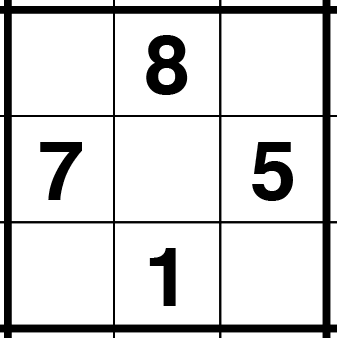
#> input picture sample_data/image01_c1.png, 337 x 338 px
$ jupyter execute main.ipynb
#> lines starting #> are read from the running program, lines starting #| are printed output that depends on the picture; after the words box and inside, x2 and y2 are one past the last pixel; in counts of white or black regions, pixels touching at a corner belong together
# インポート

[cell 1]
import cv2
import numpy as np
from matplotlib import pyplot as plt
import pytesseract

[cell 2]
image_path = "./sample_data/image01_c1.png"

img = cv2.imread(image_path)
#> img is the input picture: shape (338, 337, 3); min 0, max 255, mean 215.1
print("読み込んだ画像を表示")
plt.imshow(cv2.cvtColor(img, cv2.COLOR_BGR2RGB))

[cell 3]
gray = cv2.cvtColor(img,cv2.COLOR_BGR2GRAY)

edges = cv2.Canny(gray,50,150,apertureSize = 3)
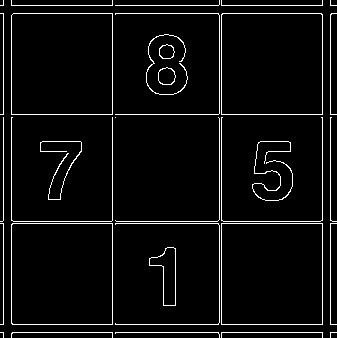
#> edges: shape (338, 337); 4.8% white in thin lines or dots
cv2.imwrite('./tmp/edges.jpg', edges)
plt.imshow(edges)

[cell 4]
lines = cv2.HoughLines(edges,1,np.pi/180,200)
#> lines = 14 rows, first 8: [3, 0], [112, 0], [221, 0], [322, 0], [330, 0], [5, 1.57], [114, 1.57], [223, 1.57]
for rho,theta in lines[0]:
    a = np.cos(theta)
    b = np.sin(theta)
    x0 = a*rho
    y0 = b*rho
    x1 = int(x0 + 1000*(-b))
    y1 = int(y0 + 1000*(a))
    x2 = int(x0 - 1000*(-b))
    y2 = int(y0 - 1000*(a))

    cv2.line(img,(x1,y1),(x2,y2),(0,0,255),2)
#> this loop made 1 pass
#> (rho, theta, a, b, x0, y0, x1, y1) on pass 1: (3, 0, 1, 0, 3, 0, 3, 1000)
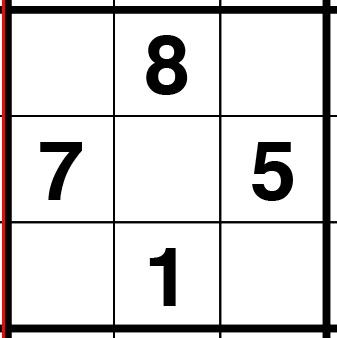
#> img: shape (338, 337, 3); 0.89% of pixels changed, all inside (x1, y1, x2, y2) = (2, 0, 5, 338)

cv2.imwrite('./tmp/houghlines.jpg',img)
plt.imshow(cv2.cvtColor(img, cv2.COLOR_BGR2RGB))

$ run again, with sample_data/image01.png copied over sample_data/image01_c1.png
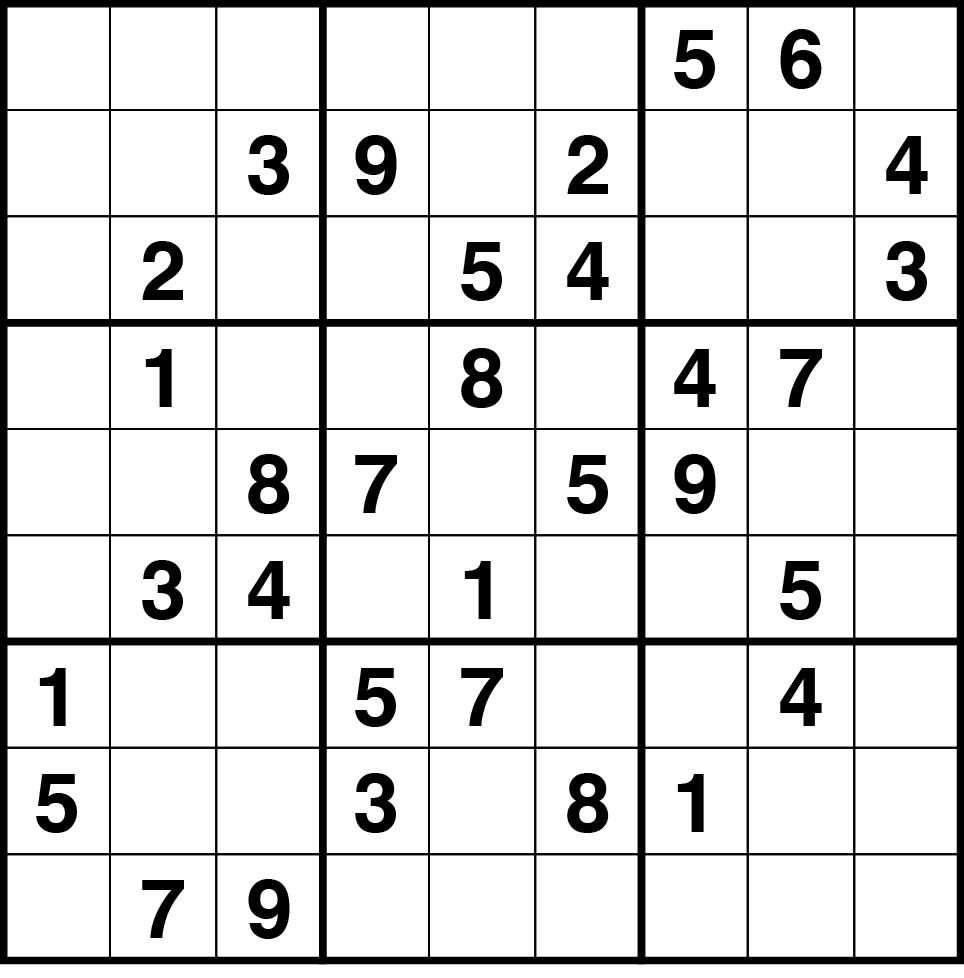
#> input picture sample_data/image01.png, 964 x 978 px
#> img is the input picture: shape (978, 964, 3); min 0, max 255, mean 221.6
#> `edges = cv2.Canny(gray,50,150,apertureSize = 3)`:
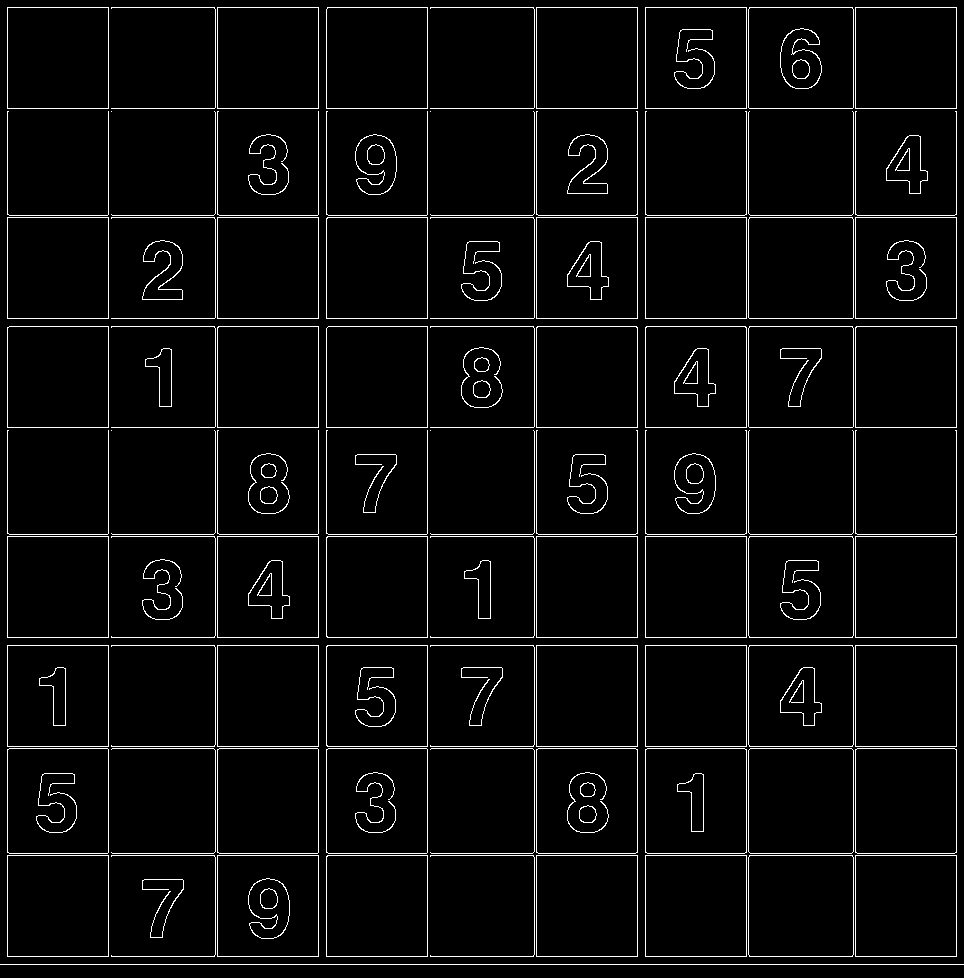
#> edges: shape (978, 964); 4.1% white in thin lines or dots
#> lines = 33 rows, first 8: [964, 1.57], [108, 0], [318, 0], [427, 0], [956, 0], [7, 0], [217, 0], [536, 0]
#> the loop `for rho,theta in lines[0]:` made 1 pass
#> (rho, theta, a, b, x0, y0, x1, y1) on pass 1: (964, 1.57, -4.37e-08, 1, -4.21e-05, 964, -1000, 963)
#> after the loop `for rho,theta in lines[0]:`:
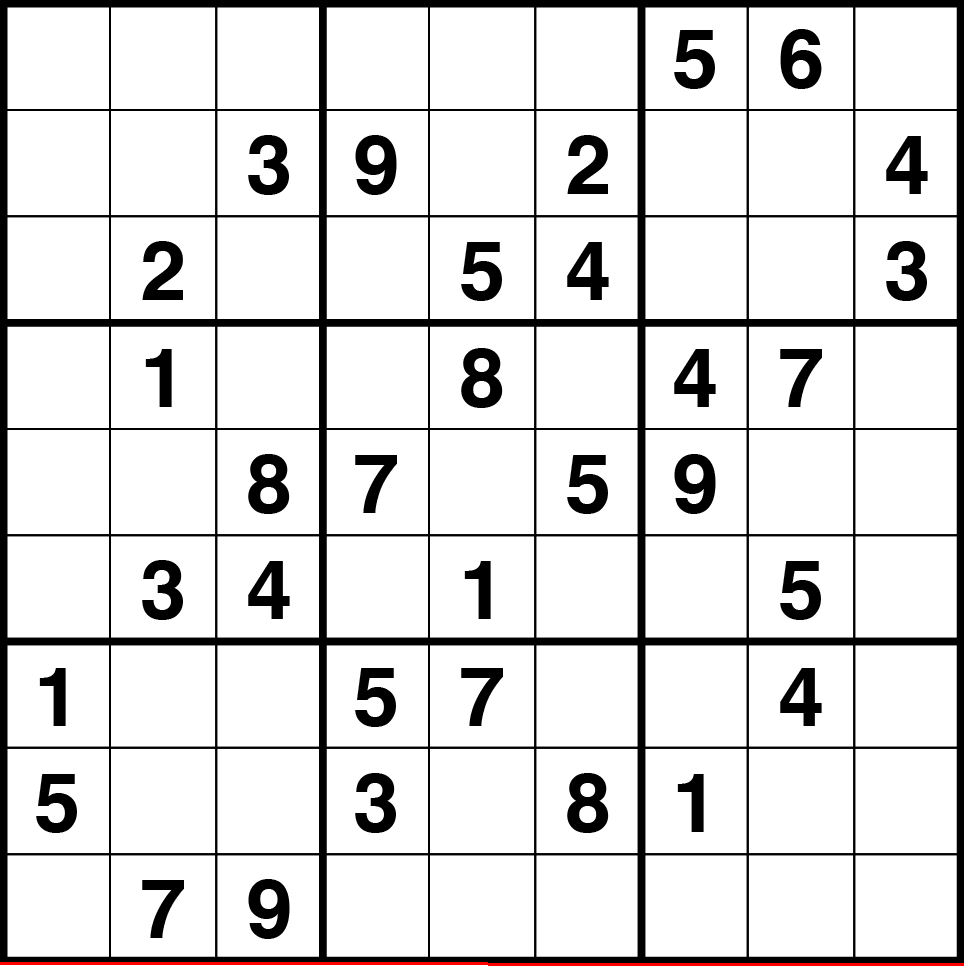
#> img: shape (978, 964, 3); 0.31% of pixels changed, all inside (x1, y1, x2, y2) = (0, 962, 964, 966)
